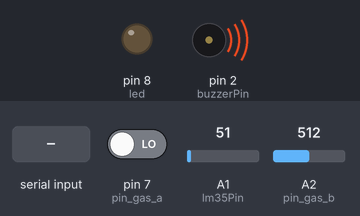
Bench run of a sketch on a simulated Arduino Uno, built with avr-gcc and run on an emulated ATmega328P. On the bench: output pins drawn as LEDs (lit = HIGH), buzzer (waves = sounding, pin HIGH). The test bench sets the inputs (shaded band); at power-on: A2 (pin_gas_b) = 512, pin 7 (pin_gas_a) LOW, A1 (lm35Pin) = 51. What the sketch prints to the serial monitor is not drawn.

Above: at 2.0 s.
2.1 s: "A" received over Serial
At 2.9 s:
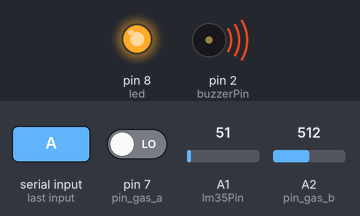
3.6 s: A2 (pin_gas_b) set to 310
5.5 s: A2 (pin_gas_b) set to 293
At 7.6 s:
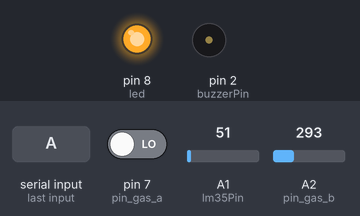
8.0 s: A2 (pin_gas_b) set to 306
At 9.3 s:
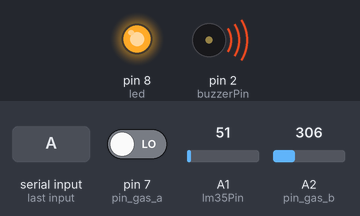
10.2 s: A2 (pin_gas_b) set to 122
At 12.1 s:
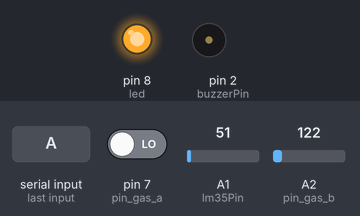
12.4 s: "B" received over Serial
At 14.0 s:
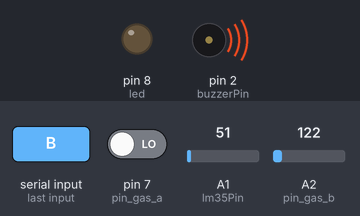
Timing chart, 0 to 15.5 s (numbered marks = the images above; inputs shaded):
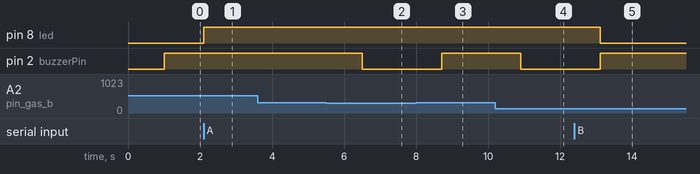

Measured:
- the behaviour switches between 301 and 300 on A2 (pin_gas_b) (found by bisection; images 1 and 2)
- after the input at 2.1 s, pin 8 (led): LOW → HIGH at once
- after the input at 3.6 s, every drawn part: stays the same
- after the input at 5.5 s, pin 2 (buzzerPin): HIGH → LOW after 1.0 s
- after the input at 8.0 s, pin 2 (buzzerPin): LOW → HIGH after 0.71 s
- after the input at 10.2 s, pin 2 (buzzerPin): HIGH → LOW after 0.71 s
- after the input at 12.4 s, pin 8 (led): HIGH → LOW after 0.71 s; pin 2 (buzzerPin): LOW → HIGH after 0.71 s

The sketch:

uyari_sistemi.ino
```cpp
int led = 8;
int gelen;
int dijital_deger, analog_deger, gonderilecekSicaklik;
int buzzerPin=2; // Buzzer'in + bacağının bağlı olduğu pin

// Gas sensor analog ve dijital Pinler
int pin_gas_a = 7; // Gas sensor arduino dijital pin 7
int pin_gas_b = A2; // Gas sensor arduino analog pin A2

int gas_sensor = 300; // Sensor degeri serial monitorden okuyup istediğiniz degeri verebilirsiniz
float olculendeger;
int lm35Pin = A1;
float sicaklik;
int buzzerDurum=0;
void setup() {
  pinMode(led, OUTPUT);
  Serial.begin(9600); // 9600 Baud ile haberleşmeye başla.
  pinMode(buzzerPin,OUTPUT); // Buzzer'in bağlı olduğu pini çıkış olarak ayarladık.
  // Gas sensor analog ve dijital Pinler
  pinMode(pin_gas_a, INPUT);
  pinMode(pin_gas_b, INPUT);

}
void loop() {
  delay(1000);
  if(Serial.available()>0){ // Haberleşme kullanılabilir durumda ise
    gelen=Serial.read(); // Java kodundan geleni oku
    if(gelen==65){
      digitalWrite(led, HIGH);  // 1 ise yak
      digitalWrite(buzzerPin, LOW);
      buzzerDurum = 0;
    }
    if(gelen==66){
      digitalWrite(led, LOW);  // 1 ise yak
      digitalWrite(buzzerPin, HIGH);
      buzzerDurum = 1;
    }
    if(gelen==67){
      digitalWrite(led, LOW);  // 0 ise söndür
      digitalWrite(buzzerPin, LOW);
      buzzerDurum = 0;
    }
    Serial.write(gelen);
    Serial.write(dijital_deger);
    Serial.write(gonderilecekSicaklik);
  }
  dijital_deger = digitalRead(pin_gas_a);
   // Gas sensor analog pin A2
  analog_deger = analogRead(pin_gas_b);
  // Serial monitor
  Serial.print("Pin Gas_A : ");
  Serial.print(dijital_deger);
  Serial.print(" Pin Gas_B : ");
  Serial.println(analog_deger);
  if (analog_deger > gas_sensor)
  {

    digitalWrite(buzzerPin, HIGH);

  }
  else
  {
    if(buzzerDurum != 1){
      digitalWrite(buzzerPin, LOW);
    }

  }
  delay(100);
  //sicakliksensoru
  int sicaklikVolt = analogRead(lm35Pin);
  float sicaklikC = sicaklikC = sicaklikVolt / 9.31;
  Serial.print("Sıcaklık: ");
  Serial.println(sicaklikC);
}
```
